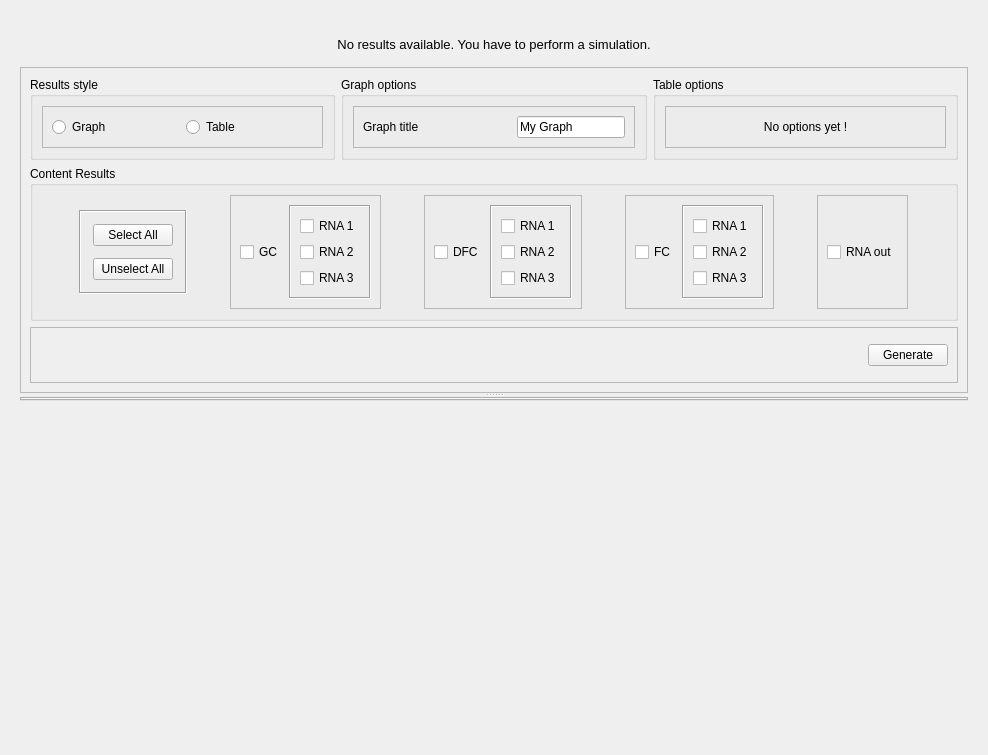
<?xml version="1.0" encoding="UTF-8"?>
<ui version="4.0">
 <class>AnaUI</class>
 <widget class="QWidget" name="AnaUI">
  <property name="geometry">
   <rect>
    <x>0</x>
    <y>0</y>
    <width>988</width>
    <height>755</height>
   </rect>
  </property>
  <property name="windowTitle">
   <string>Form</string>
  </property>
  <layout class="QVBoxLayout" name="verticalLayout_10">
   <item>
    <widget class="QLabel" name="noResLabel">
     <property name="text">
      <string>&lt;!DOCTYPE HTML PUBLIC &quot;-//W3C//DTD HTML 4.0//EN&quot; &quot;http://www.w3.org/TR/REC-html40/strict.dtd&quot;&gt;
&lt;html&gt;&lt;head&gt;&lt;meta name=&quot;qrichtext&quot; content=&quot;1&quot; /&gt;&lt;style type=&quot;text/css&quot;&gt;
p, li { white-space: pre-wrap; }
&lt;/style&gt;&lt;/head&gt;&lt;body style=&quot; font-family:'DejaVu Sans'; font-size:8pt; font-weight:400; font-style:normal;&quot;&gt;
&lt;p align=&quot;center&quot; style=&quot; margin-top:0px; margin-bottom:0px; margin-left:0px; margin-right:0px; -qt-block-indent:0; text-indent:0px;&quot;&gt;&lt;img src=&quot;:/icons/icons/dialog-warning.png&quot; /&gt;&lt;/p&gt;
&lt;p align=&quot;center&quot; style=&quot;-qt-paragraph-type:empty; margin-top:0px; margin-bottom:0px; margin-left:0px; margin-right:0px; -qt-block-indent:0; text-indent:0px;&quot;&gt;&lt;/p&gt;
&lt;p align=&quot;center&quot; style=&quot; margin-top:0px; margin-bottom:0px; margin-left:0px; margin-right:0px; -qt-block-indent:0; text-indent:0px;&quot;&gt;&lt;span style=&quot; font-size:10pt;&quot;&gt;No results available. You have to perform a simulation.&lt;/span&gt;&lt;/p&gt;&lt;/body&gt;&lt;/html&gt;</string>
     </property>
     <property name="buddy">
      <cstring>gcrnaBox</cstring>
     </property>
    </widget>
   </item>
   <item>
    <widget class="QWidget" name="resuWidget" native="true">
     <layout class="QVBoxLayout" name="verticalLayout_13">
      <item>
       <widget class="QSplitter" name="splitter">
        <property name="orientation">
         <enum>Qt::Vertical</enum>
        </property>
        <widget class="QFrame" name="frame">
         <property name="frameShape">
          <enum>QFrame::StyledPanel</enum>
         </property>
         <property name="frameShadow">
          <enum>QFrame::Sunken</enum>
         </property>
         <layout class="QVBoxLayout" name="verticalLayout">
          <item>
           <layout class="QHBoxLayout" name="horizontalLayout_6">
            <item>
             <widget class="QGroupBox" name="groupBox">
              <property name="title">
               <string>Results style</string>
              </property>
              <layout class="QHBoxLayout" name="horizontalLayout_4">
               <item>
                <widget class="QFrame" name="frame_2">
                 <property name="frameShape">
                  <enum>QFrame::StyledPanel</enum>
                 </property>
                 <property name="frameShadow">
                  <enum>QFrame::Sunken</enum>
                 </property>
                 <layout class="QVBoxLayout" name="verticalLayout_3">
                  <item>
                   <layout class="QHBoxLayout" name="horizontalLayout">
                    <item>
                     <widget class="QRadioButton" name="graphChoose">
                      <property name="sizePolicy">
                       <sizepolicy hsizetype="Minimum" vsizetype="Maximum">
                        <horstretch>0</horstretch>
                        <verstretch>0</verstretch>
                       </sizepolicy>
                      </property>
                      <property name="text">
                       <string>Graph</string>
                      </property>
                     </widget>
                    </item>
                    <item>
                     <widget class="QRadioButton" name="tableChoose">
                      <property name="sizePolicy">
                       <sizepolicy hsizetype="Minimum" vsizetype="Maximum">
                        <horstretch>0</horstretch>
                        <verstretch>0</verstretch>
                       </sizepolicy>
                      </property>
                      <property name="text">
                       <string>Table</string>
                      </property>
                     </widget>
                    </item>
                   </layout>
                  </item>
                 </layout>
                </widget>
               </item>
              </layout>
             </widget>
            </item>
            <item>
             <widget class="QGroupBox" name="groupBox_2">
              <property name="title">
               <string>Graph options</string>
              </property>
              <layout class="QHBoxLayout" name="horizontalLayout_3">
               <item>
                <widget class="QFrame" name="graphOptionsWidget">
                 <property name="frameShape">
                  <enum>QFrame::StyledPanel</enum>
                 </property>
                 <property name="frameShadow">
                  <enum>QFrame::Sunken</enum>
                 </property>
                 <layout class="QVBoxLayout" name="verticalLayout_2">
                  <item>
                   <layout class="QHBoxLayout" name="horizontalLayout_2">
                    <item>
                     <widget class="QLabel" name="label">
                      <property name="sizePolicy">
                       <sizepolicy hsizetype="Preferred" vsizetype="Maximum">
                        <horstretch>0</horstretch>
                        <verstretch>0</verstretch>
                       </sizepolicy>
                      </property>
                      <property name="text">
                       <string>Graph title</string>
                      </property>
                     </widget>
                    </item>
                    <item>
                     <widget class="QLineEdit" name="graphTitle">
                      <property name="sizePolicy">
                       <sizepolicy hsizetype="Maximum" vsizetype="Maximum">
                        <horstretch>0</horstretch>
                        <verstretch>0</verstretch>
                       </sizepolicy>
                      </property>
                      <property name="text">
                       <string>My Graph</string>
                      </property>
                     </widget>
                    </item>
                   </layout>
                  </item>
                 </layout>
                </widget>
               </item>
              </layout>
             </widget>
            </item>
            <item>
             <widget class="QGroupBox" name="groupBox_3">
              <property name="title">
               <string>Table options</string>
              </property>
              <layout class="QHBoxLayout" name="horizontalLayout_5">
               <item>
                <widget class="QFrame" name="tableOptionsWidget">
                 <property name="frameShape">
                  <enum>QFrame::StyledPanel</enum>
                 </property>
                 <property name="frameShadow">
                  <enum>QFrame::Sunken</enum>
                 </property>
                 <layout class="QVBoxLayout" name="verticalLayout_4">
                  <item>
                   <widget class="QLabel" name="label_2">
                    <property name="sizePolicy">
                     <sizepolicy hsizetype="Preferred" vsizetype="Maximum">
                      <horstretch>0</horstretch>
                      <verstretch>0</verstretch>
                     </sizepolicy>
                    </property>
                    <property name="text">
                     <string>No options yet !</string>
                    </property>
                    <property name="alignment">
                     <set>Qt::AlignCenter</set>
                    </property>
                   </widget>
                  </item>
                 </layout>
                </widget>
               </item>
              </layout>
             </widget>
            </item>
           </layout>
          </item>
          <item>
           <widget class="QGroupBox" name="groupBox_4">
            <property name="title">
             <string>Content Results</string>
            </property>
            <layout class="QHBoxLayout" name="horizontalLayout_12">
             <item>
              <widget class="QFrame" name="">
               <property name="sizePolicy">
                <sizepolicy hsizetype="Maximum" vsizetype="Maximum">
                 <horstretch>0</horstretch>
                 <verstretch>0</verstretch>
                </sizepolicy>
               </property>
               <property name="frameShape">
                <enum>QFrame::Box</enum>
               </property>
               <property name="frameShadow">
                <enum>QFrame::Sunken</enum>
               </property>
               <layout class="QVBoxLayout" name="verticalLayout_14">
                <property name="spacing">
                 <number>12</number>
                </property>
                <property name="margin">
                 <number>12</number>
                </property>
                <item>
                 <widget class="QPushButton" name="selectAllButton">
                  <property name="sizePolicy">
                   <sizepolicy hsizetype="Maximum" vsizetype="Maximum">
                    <horstretch>0</horstretch>
                    <verstretch>0</verstretch>
                   </sizepolicy>
                  </property>
                  <property name="text">
                   <string>Select All</string>
                  </property>
                 </widget>
                </item>
                <item>
                 <widget class="QPushButton" name="unselectAllButton">
                  <property name="sizePolicy">
                   <sizepolicy hsizetype="Maximum" vsizetype="Maximum">
                    <horstretch>0</horstretch>
                    <verstretch>0</verstretch>
                   </sizepolicy>
                  </property>
                  <property name="text">
                   <string>Unselect All</string>
                  </property>
                 </widget>
                </item>
               </layout>
              </widget>
             </item>
             <item>
              <widget class="QFrame" name="frame">
               <property name="sizePolicy">
                <sizepolicy hsizetype="Maximum" vsizetype="Preferred">
                 <horstretch>0</horstretch>
                 <verstretch>0</verstretch>
                </sizepolicy>
               </property>
               <property name="frameShape">
                <enum>QFrame::StyledPanel</enum>
               </property>
               <property name="frameShadow">
                <enum>QFrame::Sunken</enum>
               </property>
               <layout class="QHBoxLayout" name="horizontalLayout_7">
                <item>
                 <layout class="QVBoxLayout" name="verticalLayout_6">
                  <property name="topMargin">
                   <number>0</number>
                  </property>
                  <item>
                   <widget class="QCheckBox" name="gcResBox">
                    <property name="text">
                     <string>GC</string>
                    </property>
                   </widget>
                  </item>
                 </layout>
                </item>
                <item>
                 <widget class="QFrame" name="gcrnaBox">
                  <property name="frameShape">
                   <enum>QFrame::Box</enum>
                  </property>
                  <property name="frameShadow">
                   <enum>QFrame::Sunken</enum>
                  </property>
                  <layout class="QVBoxLayout" name="verticalLayout_5">
                   <item>
                    <widget class="QCheckBox" name="gcrna1">
                     <property name="sizePolicy">
                      <sizepolicy hsizetype="Maximum" vsizetype="Fixed">
                       <horstretch>0</horstretch>
                       <verstretch>0</verstretch>
                      </sizepolicy>
                     </property>
                     <property name="text">
                      <string>RNA 1</string>
                     </property>
                    </widget>
                   </item>
                   <item>
                    <widget class="QCheckBox" name="gcrna2">
                     <property name="sizePolicy">
                      <sizepolicy hsizetype="Maximum" vsizetype="Fixed">
                       <horstretch>0</horstretch>
                       <verstretch>0</verstretch>
                      </sizepolicy>
                     </property>
                     <property name="text">
                      <string>RNA 2</string>
                     </property>
                    </widget>
                   </item>
                   <item>
                    <widget class="QCheckBox" name="gcrna3">
                     <property name="sizePolicy">
                      <sizepolicy hsizetype="Maximum" vsizetype="Fixed">
                       <horstretch>0</horstretch>
                       <verstretch>0</verstretch>
                      </sizepolicy>
                     </property>
                     <property name="text">
                      <string>RNA 3</string>
                     </property>
                    </widget>
                   </item>
                  </layout>
                 </widget>
                </item>
               </layout>
              </widget>
             </item>
             <item>
              <widget class="QFrame" name="frame">
               <property name="sizePolicy">
                <sizepolicy hsizetype="Maximum" vsizetype="Preferred">
                 <horstretch>0</horstretch>
                 <verstretch>0</verstretch>
                </sizepolicy>
               </property>
               <property name="frameShape">
                <enum>QFrame::StyledPanel</enum>
               </property>
               <property name="frameShadow">
                <enum>QFrame::Sunken</enum>
               </property>
               <layout class="QHBoxLayout" name="horizontalLayout_9">
                <item>
                 <layout class="QVBoxLayout" name="verticalLayout_9">
                  <property name="topMargin">
                   <number>0</number>
                  </property>
                  <item>
                   <widget class="QCheckBox" name="dfcResBox">
                    <property name="text">
                     <string>DFC</string>
                    </property>
                   </widget>
                  </item>
                 </layout>
                </item>
                <item>
                 <widget class="QFrame" name="dfcrnaBox">
                  <property name="frameShape">
                   <enum>QFrame::Box</enum>
                  </property>
                  <property name="frameShadow">
                   <enum>QFrame::Sunken</enum>
                  </property>
                  <layout class="QVBoxLayout" name="verticalLayout_7">
                   <item>
                    <widget class="QCheckBox" name="dfcrna1">
                     <property name="sizePolicy">
                      <sizepolicy hsizetype="Maximum" vsizetype="Fixed">
                       <horstretch>0</horstretch>
                       <verstretch>0</verstretch>
                      </sizepolicy>
                     </property>
                     <property name="text">
                      <string>RNA 1</string>
                     </property>
                    </widget>
                   </item>
                   <item>
                    <widget class="QCheckBox" name="dfcrna2">
                     <property name="sizePolicy">
                      <sizepolicy hsizetype="Maximum" vsizetype="Fixed">
                       <horstretch>0</horstretch>
                       <verstretch>0</verstretch>
                      </sizepolicy>
                     </property>
                     <property name="text">
                      <string>RNA 2</string>
                     </property>
                    </widget>
                   </item>
                   <item>
                    <widget class="QCheckBox" name="dfcrna3">
                     <property name="sizePolicy">
                      <sizepolicy hsizetype="Maximum" vsizetype="Fixed">
                       <horstretch>0</horstretch>
                       <verstretch>0</verstretch>
                      </sizepolicy>
                     </property>
                     <property name="text">
                      <string>RNA 3</string>
                     </property>
                    </widget>
                   </item>
                  </layout>
                 </widget>
                </item>
               </layout>
              </widget>
             </item>
             <item>
              <widget class="QFrame" name="frame">
               <property name="sizePolicy">
                <sizepolicy hsizetype="Maximum" vsizetype="Preferred">
                 <horstretch>0</horstretch>
                 <verstretch>0</verstretch>
                </sizepolicy>
               </property>
               <property name="frameShape">
                <enum>QFrame::StyledPanel</enum>
               </property>
               <property name="frameShadow">
                <enum>QFrame::Sunken</enum>
               </property>
               <layout class="QHBoxLayout" name="horizontalLayout_10">
                <item>
                 <layout class="QVBoxLayout" name="verticalLayout_11">
                  <property name="topMargin">
                   <number>0</number>
                  </property>
                  <item>
                   <widget class="QCheckBox" name="fcResBox">
                    <property name="text">
                     <string>FC</string>
                    </property>
                   </widget>
                  </item>
                 </layout>
                </item>
                <item>
                 <widget class="QFrame" name="fcrnaBox">
                  <property name="frameShape">
                   <enum>QFrame::Box</enum>
                  </property>
                  <property name="frameShadow">
                   <enum>QFrame::Sunken</enum>
                  </property>
                  <layout class="QVBoxLayout" name="verticalLayout_8">
                   <item>
                    <widget class="QCheckBox" name="fcrna1">
                     <property name="sizePolicy">
                      <sizepolicy hsizetype="Maximum" vsizetype="Fixed">
                       <horstretch>0</horstretch>
                       <verstretch>0</verstretch>
                      </sizepolicy>
                     </property>
                     <property name="text">
                      <string>RNA 1</string>
                     </property>
                    </widget>
                   </item>
                   <item>
                    <widget class="QCheckBox" name="fcrna2">
                     <property name="sizePolicy">
                      <sizepolicy hsizetype="Maximum" vsizetype="Fixed">
                       <horstretch>0</horstretch>
                       <verstretch>0</verstretch>
                      </sizepolicy>
                     </property>
                     <property name="text">
                      <string>RNA 2</string>
                     </property>
                    </widget>
                   </item>
                   <item>
                    <widget class="QCheckBox" name="fcrna3">
                     <property name="sizePolicy">
                      <sizepolicy hsizetype="Maximum" vsizetype="Fixed">
                       <horstretch>0</horstretch>
                       <verstretch>0</verstretch>
                      </sizepolicy>
                     </property>
                     <property name="text">
                      <string>RNA 3</string>
                     </property>
                    </widget>
                   </item>
                  </layout>
                 </widget>
                </item>
               </layout>
              </widget>
             </item>
             <item>
              <widget class="QFrame" name="frame_3">
               <property name="sizePolicy">
                <sizepolicy hsizetype="Maximum" vsizetype="Preferred">
                 <horstretch>0</horstretch>
                 <verstretch>0</verstretch>
                </sizepolicy>
               </property>
               <property name="frameShape">
                <enum>QFrame::StyledPanel</enum>
               </property>
               <property name="frameShadow">
                <enum>QFrame::Sunken</enum>
               </property>
               <layout class="QHBoxLayout" name="horizontalLayout_11">
                <item>
                 <layout class="QVBoxLayout" name="verticalLayout_12">
                  <property name="topMargin">
                   <number>0</number>
                  </property>
                  <item>
                   <widget class="QCheckBox" name="rnaout">
                    <property name="text">
                     <string>RNA out</string>
                    </property>
                   </widget>
                  </item>
                 </layout>
                </item>
               </layout>
              </widget>
             </item>
            </layout>
           </widget>
          </item>
          <item>
           <widget class="QFrame" name="frame">
            <property name="frameShape">
             <enum>QFrame::StyledPanel</enum>
            </property>
            <property name="frameShadow">
             <enum>QFrame::Sunken</enum>
            </property>
            <layout class="QHBoxLayout" name="horizontalLayout_8">
             <item>
              <spacer name="horizontalSpacer_2">
               <property name="orientation">
                <enum>Qt::Horizontal</enum>
               </property>
               <property name="sizeType">
                <enum>QSizePolicy::MinimumExpanding</enum>
               </property>
               <property name="sizeHint" stdset="0">
                <size>
                 <width>0</width>
                 <height>20</height>
                </size>
               </property>
              </spacer>
             </item>
             <item>
              <widget class="QLabel" name="msgBar">
               <property name="text">
                <string/>
               </property>
               <property name="alignment">
                <set>Qt::AlignCenter</set>
               </property>
              </widget>
             </item>
             <item>
              <spacer name="horizontalSpacer">
               <property name="orientation">
                <enum>Qt::Horizontal</enum>
               </property>
               <property name="sizeHint" stdset="0">
                <size>
                 <width>40</width>
                 <height>20</height>
                </size>
               </property>
              </spacer>
             </item>
             <item>
              <widget class="QPushButton" name="genButton">
               <property name="text">
                <string>Generate</string>
               </property>
               <property name="icon">
                <iconset resource="../../data/icons.qrc">
                 <normaloff>:/icons/icons/media-playback-start.png</normaloff>:/icons/icons/media-playback-start.png</iconset>
               </property>
              </widget>
             </item>
            </layout>
           </widget>
          </item>
         </layout>
        </widget>
        <widget class="QTabWidget" name="tabWidget">
         <property name="currentIndex">
          <number>-1</number>
         </property>
         <property name="tabsClosable">
          <bool>true</bool>
         </property>
        </widget>
       </widget>
      </item>
      <item>
       <spacer name="verticalSpacer_5">
        <property name="orientation">
         <enum>Qt::Vertical</enum>
        </property>
        <property name="sizeHint" stdset="0">
         <size>
          <width>20</width>
          <height>40</height>
         </size>
        </property>
       </spacer>
      </item>
     </layout>
    </widget>
   </item>
  </layout>
 </widget>
 <resources>
  <include location="../../data/icons.qrc"/>
 </resources>
 <connections/>
</ui>
